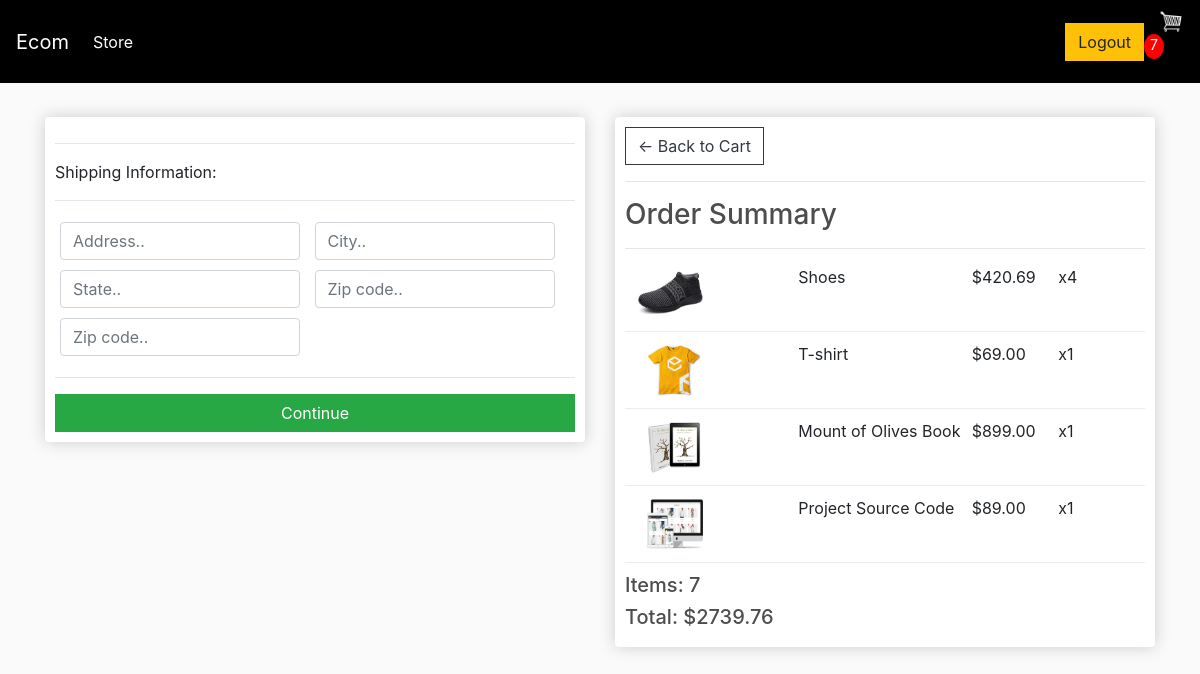
Screenshot of /checkout/ (signed in) with the database file from the repository.
### store/models.py (models this page shows, shortened)
class OrderItem(models.Model):
	product = models.ForeignKey(Product, on_delete=models.SET_NULL, null=True)
	order = models.ForeignKey(Order, on_delete=models.SET_NULL, null=True)
	quantity = models.IntegerField(default=0, null=True, blank=True)
	date_added = models.DateTimeField(auto_now_add=True)
	@property
	def get_total(self):
		total = self.product.price * self.quantity
		return total

class Product(models.Model):
	name = models.CharField(max_length=200)
	price = models.FloatField()
	digital = models.BooleanField(default=False,null=True, blank=True)
	image = models.ImageField(null=True, blank=True)
	@property
	def imageURL(self):
		try:
			url = self.image.url
		except:
			url = ''
		return url

class Order(models.Model):
	customer = models.ForeignKey(Customer, on_delete=models.SET_NULL, null=True, blank=True)
	date_ordered = models.DateTimeField(auto_now_add=True)
	complete = models.BooleanField(default=False)
	transaction_id = models.CharField(max_length=100, null=True)
	@property
	def shipping(self):
		shipping = False
		orderitems = self.orderitem_set.all()
		for i in orderitems:
			if i.product.digital == False:
				shipping = True
		return shipping
	@property
	def get_cart_total(self):
		orderitems = self.orderitem_set.all()
		total = sum([item.get_total for item in orderitems])
		return total
	@property
	def get_cart_items(self):
		orderitems = self.orderitem_set.all()
		total = sum([item.quantity for item in orderitems])
		return total

### store/views.py (the view)
# urls.py: path('checkout/', views.checkout, name="checkout"),
def checkout(request):
	if request.user.is_authenticated:
		customer = request.user.customer
		order, created = Order.objects.get_or_create(customer=customer, complete=False)
		items = order.orderitem_set.all()
		cartItems = order.get_cart_items
	else:
		items = []
		order = {'get_cart_total':0, 'get_cart_items':0, 'shipping':False}
		cartItems = order['get_cart_items']
	context = {'items':items, 'order':order, 'cartItems':cartItems}
	return render(request, 'store/checkout.html', context)

### store/templates/store/checkout.html (shortened to what this page needs)
{% extends 'store/main.html' %}
{% load static %}
{% block content %}
     <div class="row">
		<div class="col-lg-6">
			<div class="box-element" id="form-wrapper">
				<form id="form">
					<div id="shipping-info">
						<hr>
						<p>Shipping Information:</p>
						<hr>
						<div class="form-field">
							<input class="form-control" type="text" name="address" placeholder="Address..">
						</div>
						<div class="form-field">
							<input class="form-control" type="text" name="city" placeholder="City..">
						</div>
						<div class="form-field">
							<input class="form-control" type="text" name="state" placeholder="State..">
						</div>
						<div class="form-field">
							<input class="form-control" type="text" name="zipcode" placeholder="Zip code..">
						</div>
						<div class="form-field">
							<input class="form-control" type="text" name="country" placeholder="Zip code..">
						</div>
					</div>
					<hr>
					<input id="form-button" class="btn btn-success btn-block" type="submit" value="Continue">
				</form>
			</div>
			<br>
		</div>
		<div class="col-lg-6">
			<div class="box-element">
				<a  class="btn btn-outline-dark" href="{% url 'cart' %}">&#x2190; Back to Cart</a>
				<hr>
				<h3>Order Summary</h3>
				<hr>
				{% for item in items %}
				<div class="cart-row">
					<div style="flex:2"><img class="row-image" src="{{item.product.imageURL}}"></div>
					<div style="flex:2"><p>{{item.product.name}}</p></div>
					<div style="flex:1"><p>${{item.product.price|floatformat:2}}</p></div>
					<div style="flex:1"><p>x{{item.quantity}}</p></div>
				</div>
				{% endfor %}
				<h5>Items:   {{order.get_cart_items}}</h5>
				<h5>Total:   ${{order.get_cart_total|floatformat:2}}</h5>
			</div>
		</div>
	</div>
{% endblock content %}

### static/css/main.css (style rules this page uses)
body { background-color: hsl(0, 0%, 98%); }
h1,h2,h3,h4,h5,h6 { color:hsl(0, 0%, 30%); }
.box-element { box-shadow:hsl(0, 0%, 80%) 0 0 16px; background-color: #fff; border-radius: 4px; padding: 10px; }
.col-lg-4, .col-lg-6, .col-lg-8, .col-lg-12 { margin-top: 10px; }
.btn { border-radius: 0; }
.row-image { width: 100px; }
.form-field { width:250px; display: inline-block; padding: 5px; }
.cart-row { display: flex; align-items: flex-stretch; padding-bottom: 10px; margin-bottom: 10px; border-bottom: 1px solid #ececec; }

### rows the page displays
OrderItem: product.imageURL (picture), product.name "Shoes", product.price "420.69", quantity "4"
OrderItem: product.imageURL (picture), product.name "T-shirt", product.price "69.00", quantity "1"
OrderItem: product.imageURL (picture), product.name "Mount of Olives Book", product.price "899.00", quantity "1"
OrderItem: product.imageURL (picture), product.name "Project Source Code", product.price "89.00", quantity "1"
Order: get_cart_items "7", get_cart_total "2739.76"

### other values shown
{{ cartItems }} "7"
